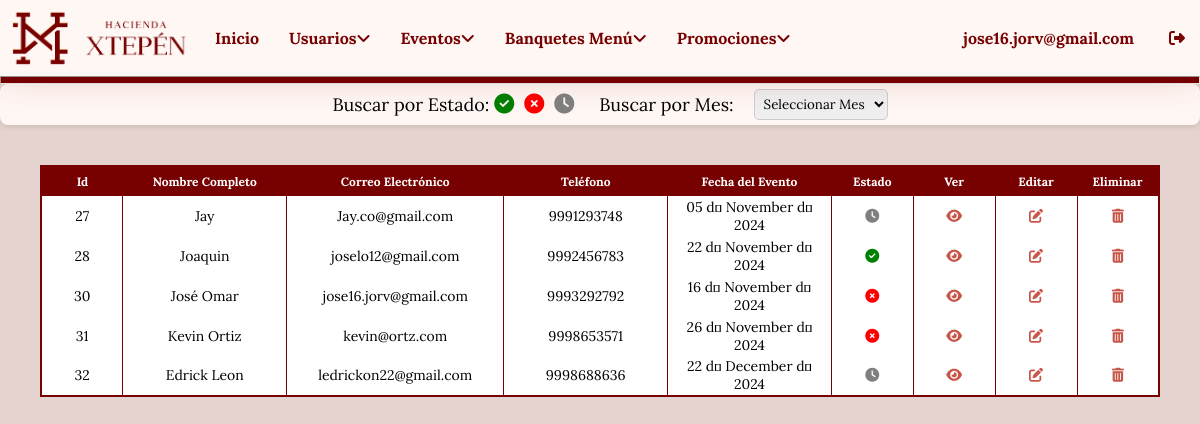
Screenshot of /login/dashboard_eventos.php (signed in) with the database file from the repository.
### tables this page shows
CREATE TABLE `reservas_eventos` (
  `id` int(11) NOT NULL,
  `nombre` varchar(100) NOT NULL,
  `email` varchar(100) NOT NULL,
  `telefono` varchar(15) NOT NULL,
  `evento` varchar(50) NOT NULL,
  `fecha` date NOT NULL,
  `invitados` int(11) NOT NULL,
  `mensaje` text DEFAULT NULL,
  `fecha_reserva` timestamp NOT NULL DEFAULT current_timestamp(),
  `menu_banquete` int(11) DEFAULT NULL,
  `estado` varchar(10) DEFAULT 'pendiente'
);

### login/dashboard_eventos.php (the view, shortened to what this page needs)
<?php
function convertir_mes_espanol($fecha) {
    return date("d \d\e F \d\e Y", strtotime($fecha));
}
?>
<!DOCTYPE html>
<html lang="es">
<head>
    <link rel="stylesheet" href="styles/stylersvboard.css">
</head>
<body>
    <?php include "menu.php"; ?>
    <hr>
    <div class="information">
        <form method="POST">
            <div class="search-bar">
                <span>Buscar por Estado:</span>
                <i class="fas fa-check-circle icon realizada" title="Realizada" onclick="buscarEstado('realizada')"></i>
                <i class="fas fa-times-circle icon cancelada" title="Cancelada" onclick="buscarEstado('cancelada')"></i>
                <i class="fas fa-clock icon pendiente" title="Pendiente" onclick="buscarEstado('pendiente')"></i>
                <span>Buscar por Mes:</span>
                <select name="mes_busqueda" class="mes-select" onchange="this.form.submit()">
                    <option value="">Seleccionar Mes</option>
                </select>
            </div>
        </form>
        <div class="tabla">
            <table>
                <tr>
                    <th>Id</th>
                    <th>Nombre Completo</th>
                    <th>Correo Electrónico</th>
                    <th>Teléfono</th>
                    <th>Fecha del Evento</th>
                    <th>Estado</th>
                    <th>Ver</th>
                    <th>Editar</th>
                    <th>Eliminar</th>
                </tr>
                <?php
                $todas_reservas = "SELECT * FROM reservas_eventos WHERE 1=1";
                $todas_reservas .= " ORDER BY id ASC";
                $resultado = mysqli_query($conectar, $todas_reservas);
                if (mysqli_num_rows($resultado) > 0) {
                    while ($fila = mysqli_fetch_assoc($resultado)) {
                        $fecha = convertir_mes_espanol($fila["fecha"]);
                        $icono_estado = '';
                        if ($fila['estado'] == 'realizada') {
                            $icono_estado = '<i class="fas fa-check-circle realizada" style="color: green;"></i>';
                        } elseif ($fila['estado'] == 'cancelada') {
                            $icono_estado = '<i class="fas fa-times-circle cancelada" style="color: red;"></i>';
                        } else {
                            $icono_estado = '<i class="fas fa-clock pendiente" style="color: gray;"></i>';
                        }
                ?>
                        <tr>
                            <td style="width: 10px;"><?php echo $fila["id"]; ?></td>
                            <td><?php echo $fila["nombre"]; ?></td>
                            <td><?php echo $fila["email"]; ?></td>
                            <td><?php echo $fila["telefono"]; ?></td>
                            <td><?php echo $fecha; ?></td>
                            <td style="text-align: center; width: 10px;"><?php echo $icono_estado; ?></td>
                            <td style="width: 50px;"><a href="ver_evento.php?id=<?php echo $fila['id']; ?>"><i class="basurita fa-solid fa-eye"></i></a></td>
                            <td style="width: 50px;"><a href="editar_evento.php?id=<?php echo $fila['id']; ?>"><i class="basurita fa-solid fa-pen-to-square"></i></a></td>
                            <td style="width: 50px;">
                                <a href="#" onClick="validar('eliminar_evento.php?id=<?php echo $fila['id']; ?>')"><i class="basurita fa-solid fa-trash-can"></i></a>
                            </td>
                        </tr>
                <?php
                    }
                } else {
                    echo "<tr><td colspan='9' style='text-align: center; padding: 20px;'>No se encontraron reservas para el estado o mes especificado.</td></tr>";
                }
                ?>
            </table>
        </div>
    </div>
</body>
</html>

### login/styles/stylersvboard.css (style rules this page uses)
* { box-sizing: border-box; margin: 0; padding: 0; font-family: "Lora"; }
body { display: flex; flex-direction: column; background-color: #e5d3cf; }
.information { text-align: center; }
table { font-size: 12px; margin: auto; text-align: center; padding: 50px; border-collapse: collapse; border: 2px var(--Texto) solid; }
table th { margin: 5px; width: 5%; height: 30px; background-color: var(--Texto); color: var(--Blanco); }
.tabla { margin: 40px; }
.tabla td { padding: 0 5px; width: 10%; height: 40px; font-size: 14px; background-color: var(--Blanco); border-left: 1px var(--Texto) solid; }
hr { margin: 10px 0; }
.basurita { width: 40%; color: var(--Principal); }
form { margin-bottom: 20px; }
.search-bar { display: flex; align-items: center; justify-content: center; margin-bottom: 10px; background-color: var(--Secundario); padding: 5px; border-radius: 8px; box-shadow: 0 2px 5px rgba(0, 0, 0, 0.1); }
.search-bar span { margin-left: 20px; font-size: 18px; }
.icon { cursor: pointer; margin: 0 5px; font-size: 20px; transition: transform 0.2s; }
.realizada { color: green; }
.cancelada { color: red; }
.pendiente { color: gray; }
hr { width: 100%; height: 8px; margin: 0; background-color: var(--Texto); }
.mes-select { margin-left: 20px; padding: 5px; border-radius: 5px; border: 1px solid #ccc; }

### login/styles/stylenavbar.css (style rules this page uses)
* { box-sizing: border-box; margin: 0; padding: 0; }
.information { text-align: center; }

### login/styles/colors.css (style rules this page uses)
:root { --Blanco: #fff; --Negro: #000; --GrisClaro: #ccc; --GrisOscuro: #333; --Principal: #c85749; --Secundario: #FFF7F4; --Texto: #770000; }

### rows the page displays
reservas_eventos: id "27", nombre "Jay", email "Jay.co@gmail.com", telefono "9991293748", fecha "05 d\u001b November d\u001b 2024", estado "pendiente" (drawn)
reservas_eventos: id "28", nombre "Joaquin", email "joselo12@gmail.com", telefono "9992456783", fecha "22 d\u001b November d\u001b 2024", estado "realizada" (drawn)
reservas_eventos: id "30", nombre "José Omar", email "jose16.jorv@gmail.com", telefono "9993292792", fecha "16 d\u001b November d\u001b 2024", estado "cancelada" (drawn)
reservas_eventos: id "31", nombre "Kevin Ortiz", email "kevin@ortz.com", telefono "9998653571", fecha "26 d\u001b November d\u001b 2024", estado "cancelada" (drawn)
reservas_eventos: id "32", nombre "Edrick Leon", email "ledrickon22@gmail.com", telefono "9998688636", fecha "22 d\u001b December d\u001b 2024", estado "pendiente" (drawn)

### other values shown
$usuario "jose16.jorv@gmail.com"
